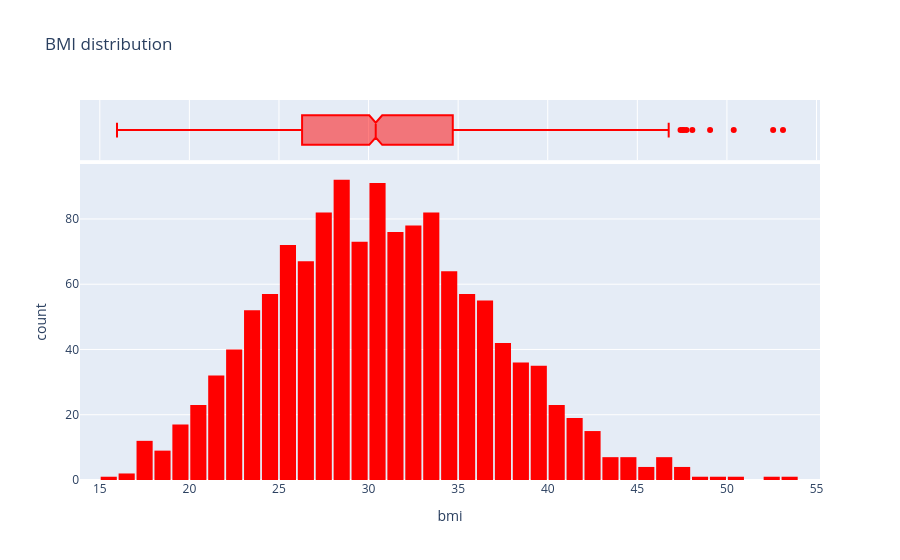

Write notebook code for a chart like this one.
### Markdown cell above
BMI

### Code cell
fig=px.histogram(
    medical_df,
    x='bmi',
    marginal='box',
    color_discrete_sequence=['red'],
    title='BMI distribution'
)
fig.update_layout(bargap=0.1)
fig.show()

### Figure 1 — Plotly figure (JSON) as saved in the notebook; plotly's stock layout.template omitted (floating-point values rounded to 4 significant figures; data arrays with more than 128 entries replaced by an {"elided": "..."} marker saying what was removed)
{"data": [{"bingroup": "x", "hovertemplate": "bmi=%{x}<br>count=%{y}<extra></extra>", "legendgroup": "", "marker": {"color": "red", "pattern": {"shape": ""}}, "name": "", "orientation": "v", "showlegend": false, "type": "histogram", "x": {"elided": "1338 float values"}, "xaxis": "x", "yaxis": "y"}, {"hovertemplate": "bmi=%{x}<extra></extra>", "legendgroup": "", "marker": {"color": "red"}, "name": "", "notched": true, "showlegend": false, "type": "box", "x": {"elided": "1338 float values"}, "xaxis": "x2", "yaxis": "y2"}], "layout": {"bargap": 0.1, "barmode": "relative", "legend": {"tracegroupgap": 0}, "title": {"text": "BMI distribution"}, "xaxis": {"anchor": "y", "domain": [0, 1], "title": {"text": "bmi"}}, "xaxis2": {"anchor": "y2", "domain": [0, 1], "matches": "x", "showgrid": true, "showticklabels": false}, "yaxis": {"anchor": "x", "domain": [0, 0.8316], "title": {"text": "count"}}, "yaxis2": {"anchor": "x2", "domain": [0.8416, 1], "matches": "y2", "showgrid": false, "showline": false, "showticklabels": false, "ticks": ""}}}
